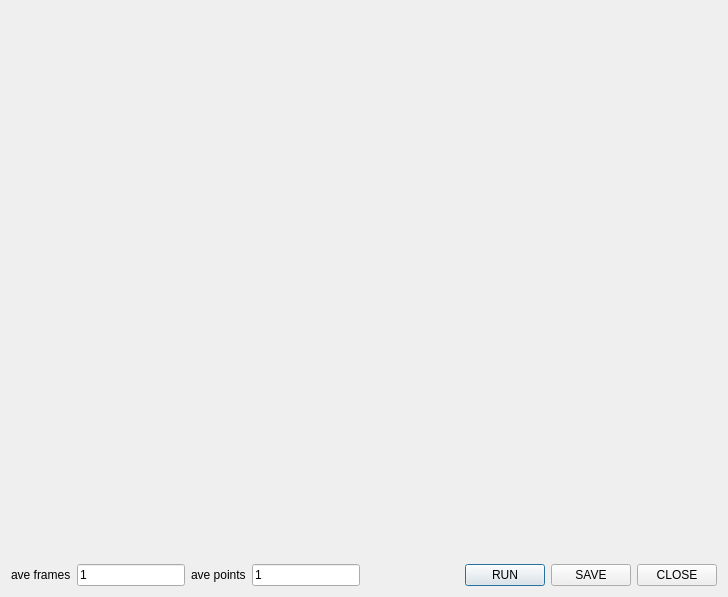
<?xml version="1.0" encoding="UTF-8"?>
<ui version="4.0">
 <class>Dialog</class>
 <widget class="QDialog" name="Dialog">
  <property name="geometry">
   <rect>
    <x>0</x>
    <y>0</y>
    <width>728</width>
    <height>597</height>
   </rect>
  </property>
  <property name="windowTitle">
   <string>Dialog</string>
  </property>
  <layout class="QGridLayout" name="gridLayout">
   <item row="0" column="0">
    <widget class="MplWidget" name="plotWidget" native="true">
     <property name="sizePolicy">
      <sizepolicy hsizetype="Preferred" vsizetype="Expanding">
       <horstretch>0</horstretch>
       <verstretch>0</verstretch>
      </sizepolicy>
     </property>
    </widget>
   </item>
   <item row="1" column="0">
    <layout class="QHBoxLayout" name="horizontalLayout">
     <item>
      <widget class="QLabel" name="frameLabel">
       <property name="text">
        <string>ave frames</string>
       </property>
      </widget>
     </item>
     <item>
      <widget class="QLineEdit" name="frameLineEdit">
       <property name="sizePolicy">
        <sizepolicy hsizetype="Fixed" vsizetype="Fixed">
         <horstretch>0</horstretch>
         <verstretch>0</verstretch>
        </sizepolicy>
       </property>
       <property name="text">
        <string>1</string>
       </property>
      </widget>
     </item>
     <item>
      <widget class="QLabel" name="pointlabel">
       <property name="text">
        <string>ave points</string>
       </property>
      </widget>
     </item>
     <item>
      <widget class="QLineEdit" name="pointLineEdit">
       <property name="sizePolicy">
        <sizepolicy hsizetype="Fixed" vsizetype="Fixed">
         <horstretch>0</horstretch>
         <verstretch>0</verstretch>
        </sizepolicy>
       </property>
       <property name="text">
        <string>1</string>
       </property>
      </widget>
     </item>
     <item>
      <spacer name="horizontalSpacer">
       <property name="orientation">
        <enum>Qt::Horizontal</enum>
       </property>
       <property name="sizeHint" stdset="0">
        <size>
         <width>40</width>
         <height>20</height>
        </size>
       </property>
      </spacer>
     </item>
     <item>
      <widget class="QPushButton" name="runPushButton">
       <property name="text">
        <string>RUN</string>
       </property>
      </widget>
     </item>
     <item>
      <widget class="QPushButton" name="savePushButton">
       <property name="text">
        <string>SAVE</string>
       </property>
      </widget>
     </item>
     <item>
      <widget class="QPushButton" name="closePushButton">
       <property name="text">
        <string>CLOSE</string>
       </property>
      </widget>
     </item>
    </layout>
   </item>
  </layout>
 </widget>
 <customwidgets>
  <customwidget>
   <class>MplWidget</class>
   <extends>QWidget</extends>
   <header location="global">mplwidget</header>
   <container>1</container>
  </customwidget>
 </customwidgets>
 <resources/>
 <connections/>
</ui>
